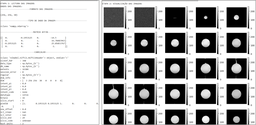
#> input picture Etapa_1_2.png, 256 x 125 px, shrunk from 1795 x 878 before the run
$ python -i pipeline_streamlit_app.py   (imports and definitions only)
#> lines starting #> are read from the running program, lines starting #| are printed output that depends on the picture
#> further down, picture is the input picture: shape (125, 256, 3); mean B, G, R 180.4, 180.4, 180.4
# streamlit_app.py

# ===============================================================================
# 1. IMPORTAÇÕES (TODAS NO INÍCIO)
# Nota: Streamlit, Pandas, Nibabel, etc., serão instalados via requirements.txt
# ===============================================================================

import streamlit as st
import nibabel as nib
import math
import os
import numpy as np
from scipy import ndimage as ndi
from skimage import filters, feature
import matplotlib.pyplot as plt
from scipy.stats import poisson, rayleigh, chi2_contingency, chi2
import cv2 as cv
import cv2
from matplotlib.animation import FFMpegWriter
import io
from PIL import Image
import matplotlib.patches as patches
from scipy import stats
import seaborn as sns
import pandas as pd
from skimage.measure import label, regionprops, regionprops_table
from skimage.feature import graycomatrix, graycoprops

# Desabilitar avisos do Matplotlib para evitar poluição no Streamlit
plt.rcParams['figure.max_open_warning'] = 0

# ===============================================================================
# 2. FUNÇÕES DO PIPELINE (ADAPTADAS PARA STREAMLIT)
# ===============================================================================

# [352 lines left out: functions remove_outliers, Leituraimagens, Dadosimagens, plotagemimagens, videoimagens, perfilruidoimagem and 5 more, not called in this run]


def detect_circles_in_slices(imagem_data):
    """
    Objetivo: Detectar círculos em cada "slice" usando a transformada de Hough.
    """
    images_with_circles = []
    num_slices = np.min(imagem_data.shape)
#> num_slices = 3
    diametro = []

    for j in range(num_slices):
        fatia = imagem_data[:, :, j].copy()

        # Normalização e conversão para formato adequado para cv2.HoughCircles
        fatia_normalizada = (fatia - np.min(fatia)) / (np.max(fatia) - np.min(fatia)) if np.max(fatia) > np.min(fatia) else fatia
        fatia_uint8 = (fatia_normalizada * 255).astype(np.uint8)

        # Cria uma imagem colorida para desenhar os círculos
        img = cv.cvtColor(fatia_uint8, cv.COLOR_GRAY2BGR)

        img_gray = cv.GaussianBlur(fatia_uint8, (5, 5), 0)

        # Parâmetros otimizados para detecção de círculos
        circles = cv.HoughCircles(img_gray, cv.HOUGH_GRADIENT, 1,
                                  50, param1=100, param2=30, # param2 ajustado para ser menos sensível
                                  minRadius=10, maxRadius=0) # minRadius > 0 para evitar falsos positivos

        if circles is not None:
            circles = np.uint16(np.around(circles))
            if len(circles[0, :]) > 0:
                # Desenha todos os círculos encontrados (usaremos o maior posteriormente se necessário)
                for i in circles[0, :]:
                    cv.circle(img, (i[0], i[1]), i[2], (0, 255, 0), 2)
                    cv.circle(img, (i[0], i[1]), 1, (0, 0, 255), 3)
                    diametro.append(2*i[2])

                images_with_circles.append(img)
            else:
                # Se não encontrar círculos, mantém a fatia original para o vídeo
                images_with_circles.append(img)
#> this loop made 3 passes
#> pass 1, in detect_circles_in_slices, `img_gray = cv.GaussianBlur(fatia_uint8, (5, 5), 0)`:
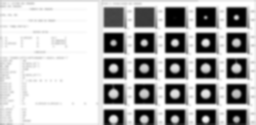
#> img_gray: shape (125, 256); min 0, max 255, mean 180.7
#> after the loop:
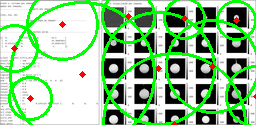
#> img: shape (125, 256, 3); mean B, G, R 150, 194.8, 152
#> after the loop, diametro = 31 values, max 152 at index 3, min 32 at index 7, mean 81.81; images_with_circles = 3 items


    if len(images_with_circles) > 0:
        images_with_circles = np.array(images_with_circles)
        # Transpõe e seleciona apenas um canal de cor para manter a estrutura 3D original
        circulos = np.transpose(images_with_circles[:,:,:,0], (1, 2, 0))
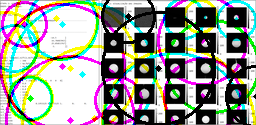
#> circulos: shape (125, 256, 3); mean of channels 0, 1, 2 146.3, 152.7, 150; drawn as B, G, R
    else:
        # Retorna array vazio se não houver slices
        circulos = np.array([])

    return circulos, diametro


# [460 lines left out: functions distorcao_diametro, SNR, SNR_mult, calc_homogenidade_contraste, esfericidade, calc_CV and 4 more, not called in this run]

# [2 lines not run here, left out]

>>> import cv2
>>> picture = cv2.imread('Etapa_1_2.png')
>>> result = detect_circles_in_slices(picture)

$ run again, on cortes.png
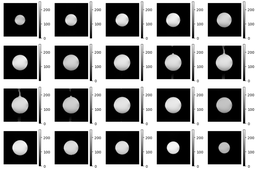
#> input picture cortes.png, 256 x 170 px, shrunk from 1235 x 818 before the run
#> picture is the input picture: shape (170, 256, 3); min 0, max 255, mean 133.2
#> after the loop in detect_circles_in_slices, `for j in range(num_slices):`:
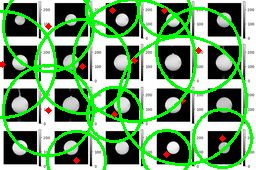
#> img: shape (170, 256, 3); mean B, G, R 109.5, 154.4, 111.3
#> after the loop in detect_circles_in_slices, `for j in range(num_slices):`: diametro = 39 values, max 128 at index 0, min 48 at index 11, mean 79.69; images_with_circles = 3 items
#> in detect_circles_in_slices, `circulos = np.transpose(images_with_circles[:,:,:,0], (1, 2, 0))`:
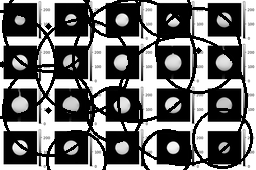
#> circulos: shape (170, 256, 3); min 0, max 255, mean 109.5

$ run again, on distribuicao.png
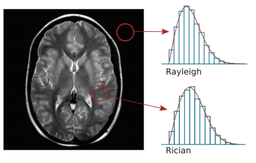
#> input picture distribuicao.png, 256 x 163 px, shrunk from 763 x 486 before the run
#> picture is the input picture: shape (163, 256, 3); mean B, G, R 152.4, 152, 151.3
#> after the loop in detect_circles_in_slices, `for j in range(num_slices):`:
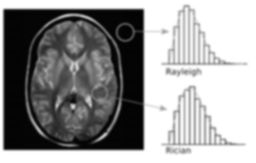
#> img_gray: shape (163, 256); min 3, max 255, mean 151.3
#> after the loop in detect_circles_in_slices, `for j in range(num_slices):`: diametro = 36 values, max 202 at index 15, min 32 at index 35, mean 109.6; images_with_circles = 3 items
#> in detect_circles_in_slices, `circulos = np.transpose(images_with_circles[:,:,:,0], (1, 2, 0))`:
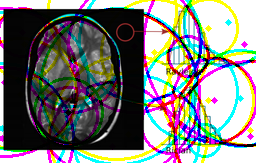
#> circulos: shape (163, 256, 3); mean of channels 0, 1, 2 121.9, 123.9, 125.1; drawn as B, G, R

$ run again, on etapas_juntas.png
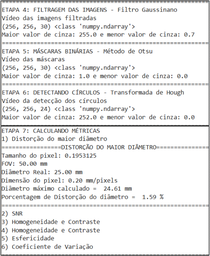
#> input picture etapas_juntas.png, 210 x 256 px, shrunk from 797 x 971 before the run
#> picture is the input picture: shape (256, 210, 3); mean B, G, R 234.9, 234.9, 234.9
#> after the loop in detect_circles_in_slices, `for j in range(num_slices):`:
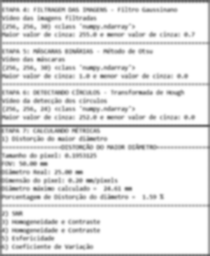
#> img_gray: shape (256, 210); min 97, max 255, mean 229.2
#> after the loop in detect_circles_in_slices, `for j in range(num_slices):`: diametro = 50 values, max 346 at index 20, min 28 at index 49, mean 117.6; images_with_circles = 3 items
#> in detect_circles_in_slices, `circulos = np.transpose(images_with_circles[:,:,:,0], (1, 2, 0))`:
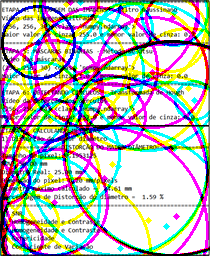
#> circulos: shape (256, 210, 3); mean of channels 0, 1, 2 179.2, 180, 181.7; drawn as B, G, R
